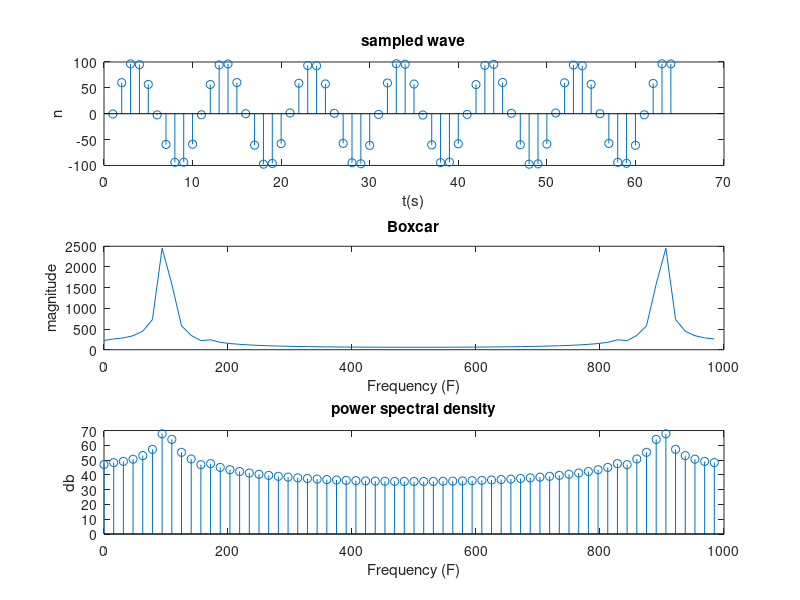

Recreate this plot in MATLAB.
clear all;
close all;
n=64;

Fs=1000;
Ts=1/Fs;
t = (0:(n-1))*Ts;
df=(0:(n-1))*Fs/n;
ndfshift = (0:(1023))*Fs/n;

noise=randn();
x=100*sin(2*pi*100*t)+2*sin(2*pi*164.25*t)+1*noise;

figure(1)
subplot(3, 1, 1)
stem(x);
title('sampled wave');
xlabel('t(s)')
ylabel('n')

window = rectwin(n);
windowX=window.*x';

subplot(3, 1, 2)
plot(df,abs(fft(windowX)));
title('Boxcar');
xlabel('Frequency (F)')
ylabel('magnitude')


subplot(3, 1, 3)
stem(df,20*log10(abs(fft(windowX))));
title('power spectral density');
xlabel('Frequency (F)')
ylabel('db')
